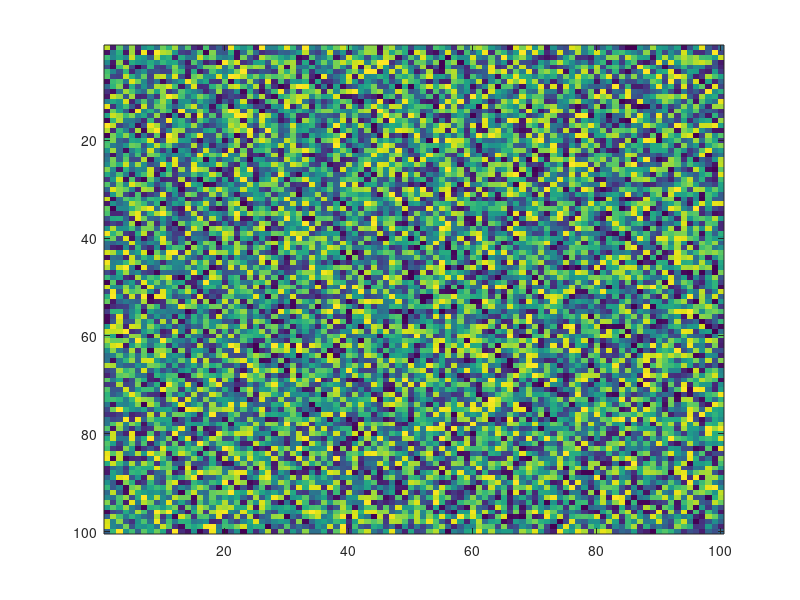

The MATLAB script that drew this image: (Note: this script raises an error after producing the figure.)
% Make image of random data
imagesc(rand(100,100));

% add a stats roi. You will need to click on the image to create the roi.
statsRoi('ellipse');

%Try dragging around the roi - the stats update!